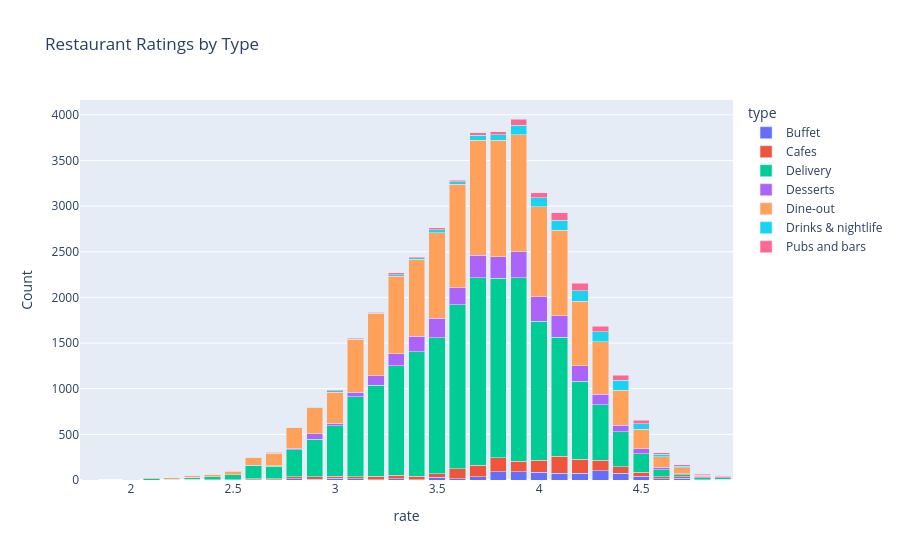

The code cell stored with this chart in its notebook:
### Markdown cell above
# Ratings by Type of Restaurants

### Code cell
# Create the crosstab
rate_type = pd.crosstab(df['rate'], df['type'])

# Create a stacked bar chart using Plotly Express
fig = px.bar(
    rate_type,
    barmode='stack',
    labels={'index': 'Rating', 'value': 'Count', 'variable': 'Restaurant Type'},
    title='Restaurant Ratings by Type'
)

# Display the figure
fig.show()

### Figure 1 — Plotly figure (JSON) as saved in the notebook; plotly's stock layout.template omitted (floating-point values rounded to 4 significant figures)
{"data": [{"alignmentgroup": "True", "hovertemplate": "type=Buffet<br>rate=%{x}<br>Count=%{y}<extra></extra>", "legendgroup": "Buffet", "marker": {"color": "#636efa", "pattern": {"shape": ""}}, "name": "Buffet", "offsetgroup": "Buffet", "orientation": "v", "showlegend": true, "textposition": "auto", "type": "bar", "x": [1.8, 2, 2.1, 2.2, 2.3, 2.4, 2.5, 2.6, 2.7, 2.8, 2.9, 3, 3.1, 3.2, 3.3, 3.4, 3.5, 3.6, 3.7, 3.8, 3.9, 4, 4.1, 4.2, 4.3, 4.4, 4.5, 4.6, 4.7, 4.8, 4.9], "xaxis": "x", "y": [0, 0, 0, 0, 5, 0, 1, 3, 4, 16, 8, 21, 13, 2, 15, 5, 28, 13, 37, 90, 91, 85, 72, 76, 99, 73, 42, 13, 21, 5, 9], "yaxis": "y"}, {"alignmentgroup": "True", "hovertemplate": "type=Cafes<br>rate=%{x}<br>Count=%{y}<extra></extra>", "legendgroup": "Cafes", "marker": {"color": "#EF553B", "pattern": {"shape": ""}}, "name": "Cafes", "offsetgroup": "Cafes", "orientation": "v", "showlegend": true, "textposition": "auto", "type": "bar", "x": [1.8, 2, 2.1, 2.2, 2.3, 2.4, 2.5, 2.6, 2.7, 2.8, 2.9, 3, 3.1, 3.2, 3.3, 3.4, 3.5, 3.6, 3.7, 3.8, 3.9, 4, 4.1, 4.2, 4.3, 4.4, 4.5, 4.6, 4.7, 4.8, 4.9], "xaxis": "x", "y": [0, 0, 0, 0, 1, 2, 2, 10, 9, 18, 28, 18, 22, 41, 39, 37, 38, 110, 126, 154, 116, 134, 189, 150, 119, 72, 41, 23, 12, 0, 0], "yaxis": "y"}, {"alignmentgroup": "True", "hovertemplate": "type=Delivery<br>rate=%{x}<br>Count=%{y}<extra></extra>", "legendgroup": "Delivery", "marker": {"color": "#00cc96", "pattern": {"shape": ""}}, "name": "Delivery", "offsetgroup": "Delivery", "orientation": "v", "showlegend": true, "textposition": "auto", "type": "bar", "x": [1.8, 2, 2.1, 2.2, 2.3, 2.4, 2.5, 2.6, 2.7, 2.8, 2.9, 3, 3.1, 3.2, 3.3, 3.4, 3.5, 3.6, 3.7, 3.8, 3.9, 4, 4.1, 4.2, 4.3, 4.4, 4.5, 4.6, 4.7, 4.8, 4.9], "xaxis": "x", "y": [0, 1, 16, 11, 22, 31, 53, 142, 136, 298, 412, 556, 875, 994, 1200, 1362, 1491, 1794, 2052, 1968, 2008, 1520, 1302, 855, 606, 383, 202, 75, 27, 17, 18], "yaxis": "y"}, {"alignmentgroup": "True", "hovertemplate": "type=Desserts<br>rate=%{x}<br>Count=%{y}<extra></extra>", "legendgroup": "Desserts", "marker": {"color": "#ab63fa", "pattern": {"shape": ""}}, "name": "Desserts", "offsetgroup": "Desserts", "orientation": "v", "showlegend": true, "textposition": "auto", "type": "bar", "x": [1.8, 2, 2.1, 2.2, 2.3, 2.4, 2.5, 2.6, 2.7, 2.8, 2.9, 3, 3.1, 3.2, 3.3, 3.4, 3.5, 3.6, 3.7, 3.8, 3.9, 4, 4.1, 4.2, 4.3, 4.4, 4.5, 4.6, 4.7, 4.8, 4.9], "xaxis": "x", "y": [0, 0, 0, 0, 0, 1, 1, 5, 9, 15, 57, 24, 53, 107, 127, 171, 216, 189, 244, 236, 287, 267, 236, 168, 117, 70, 55, 26, 10, 11, 7], "yaxis": "y"}, {"alignmentgroup": "True", "hovertemplate": "type=Dine-out<br>rate=%{x}<br>Count=%{y}<extra></extra>", "legendgroup": "Dine-out", "marker": {"color": "#FFA15A", "pattern": {"shape": ""}}, "name": "Dine-out", "offsetgroup": "Dine-out", "orientation": "v", "showlegend": true, "textposition": "auto", "type": "bar", "x": [1.8, 2, 2.1, 2.2, 2.3, 2.4, 2.5, 2.6, 2.7, 2.8, 2.9, 3, 3.1, 3.2, 3.3, 3.4, 3.5, 3.6, 3.7, 3.8, 3.9, 4, 4.1, 4.2, 4.3, 4.4, 4.5, 4.6, 4.7, 4.8, 4.9], "xaxis": "x", "y": [5, 6, 8, 15, 23, 28, 41, 83, 136, 228, 284, 344, 573, 682, 851, 842, 936, 1132, 1261, 1272, 1281, 988, 936, 711, 571, 383, 218, 115, 65, 21, 16], "yaxis": "y"}, {"alignmentgroup": "True", "hovertemplate": "type=Drinks & nightlife<br>rate=%{x}<br>Count=%{y}<extra></extra>", "legendgroup": "Drinks & nightlife", "marker": {"color": "#19d3f3", "pattern": {"shape": ""}}, "name": "Drinks & nightlife", "offsetgroup": "Drinks & nightlife", "orientation": "v", "showlegend": true, "textposition": "auto", "type": "bar", "x": [1.8, 2, 2.1, 2.2, 2.3, 2.4, 2.5, 2.6, 2.7, 2.8, 2.9, 3, 3.1, 3.2, 3.3, 3.4, 3.5, 3.6, 3.7, 3.8, 3.9, 4, 4.1, 4.2, 4.3, 4.4, 4.5, 4.6, 4.7, 4.8, 4.9], "xaxis": "x", "y": [0, 4, 0, 0, 0, 2, 1, 5, 6, 4, 8, 17, 8, 8, 18, 15, 34, 28, 58, 63, 105, 98, 110, 113, 111, 114, 60, 29, 18, 6, 2], "yaxis": "y"}, {"alignmentgroup": "True", "hovertemplate": "type=Pubs and bars<br>rate=%{x}<br>Count=%{y}<extra></extra>", "legendgroup": "Pubs and bars", "marker": {"color": "#FF6692", "pattern": {"shape": ""}}, "name": "Pubs and bars", "offsetgroup": "Pubs and bars", "orientation": "v", "showlegend": true, "textposition": "auto", "type": "bar", "x": [1.8, 2, 2.1, 2.2, 2.3, 2.4, 2.5, 2.6, 2.7, 2.8, 2.9, 3, 3.1, 3.2, 3.3, 3.4, 3.5, 3.6, 3.7, 3.8, 3.9, 4, 4.1, 4.2, 4.3, 4.4, 4.5, 4.6, 4.7, 4.8, 4.9], "xaxis": "x", "y": [0, 0, 0, 0, 0, 2, 1, 1, 3, 1, 4, 10, 6, 6, 22, 12, 19, 17, 26, 33, 66, 52, 80, 81, 59, 51, 38, 19, 14, 6, 3], "yaxis": "y"}], "layout": {"barmode": "stack", "legend": {"title": {"text": "type"}, "tracegroupgap": 0}, "title": {"text": "Restaurant Ratings by Type"}, "xaxis": {"anchor": "y", "domain": [0, 1], "title": {"text": "rate"}}, "yaxis": {"anchor": "x", "domain": [0, 1], "title": {"text": "Count"}}}}
